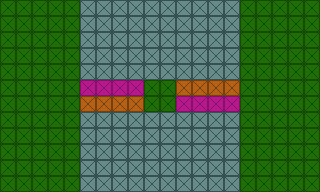

A 2D game scene composited from a Tiled map and its tileset images. What follows is a short description and the map's XML, with every tile layer's data as written:
An orthogonal 20x12 tile map with 16x16 px tiles, 1 tile layer (Tile Layer 1).

<map version="1.10" tiledversion="1.11.0" orientation="orthogonal" renderorder="right-down" width="20" height="12" tilewidth="16" tileheight="16" infinite="0" nextlayerid="2" nextobjectid="1">
 <editorsettings>
  <export target="../level_2/level_2_path.csv" format="csv" />
 </editorsettings>
 <tileset firstgid="1" source="../../tileset/Mind_the_Gap.tsx" />
 <layer id="1" name="Tile Layer 1" width="20" height="12">
  <data encoding="csv">
1,1,1,1,1,2,2,2,2,2,2,2,2,2,2,1,1,1,1,1,
1,1,1,1,1,2,2,2,2,2,2,2,2,2,2,1,1,1,1,1,
1,1,1,1,1,2,2,2,2,2,2,2,2,2,2,1,1,1,1,1,
1,1,1,1,1,2,2,2,2,2,2,2,2,2,2,1,1,1,1,1,
1,1,1,1,1,2,2,2,2,2,2,2,2,2,2,1,1,1,1,1,
1,1,1,1,1,4,4,4,4,1,1,3,3,3,3,1,1,1,1,1,
1,1,1,1,1,3,3,3,3,1,1,4,4,4,4,1,1,1,1,1,
1,1,1,1,1,2,2,2,2,2,2,2,2,2,2,1,1,1,1,1,
1,1,1,1,1,2,2,2,2,2,2,2,2,2,2,1,1,1,1,1,
1,1,1,1,1,2,2,2,2,2,2,2,2,2,2,1,1,1,1,1,
1,1,1,1,1,2,2,2,2,2,2,2,2,2,2,1,1,1,1,1,
1,1,1,1,1,2,2,2,2,2,2,2,2,2,2,1,1,1,1,1
</data>
 </layer>
</map>
